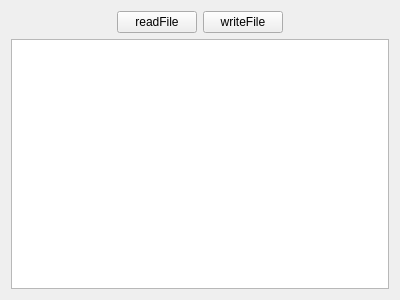
<?xml version="1.0" encoding="UTF-8"?>
<ui version="4.0">
 <class>MainWidget</class>
 <widget class="QWidget" name="MainWidget">
  <property name="geometry">
   <rect>
    <x>0</x>
    <y>0</y>
    <width>400</width>
    <height>300</height>
   </rect>
  </property>
  <property name="windowTitle">
   <string>MainWidget</string>
  </property>
  <layout class="QGridLayout" name="gridLayout">
   <item row="0" column="0">
    <spacer name="horizontalSpacer">
     <property name="orientation">
      <enum>Qt::Horizontal</enum>
     </property>
     <property name="sizeHint" stdset="0">
      <size>
       <width>104</width>
       <height>20</height>
      </size>
     </property>
    </spacer>
   </item>
   <item row="0" column="1">
    <widget class="QPushButton" name="readFileButton">
     <property name="text">
      <string>readFile</string>
     </property>
    </widget>
   </item>
   <item row="0" column="2">
    <widget class="QPushButton" name="writeFileButton">
     <property name="text">
      <string>writeFile</string>
     </property>
    </widget>
   </item>
   <item row="0" column="3">
    <spacer name="horizontalSpacer_2">
     <property name="orientation">
      <enum>Qt::Horizontal</enum>
     </property>
     <property name="sizeHint" stdset="0">
      <size>
       <width>104</width>
       <height>20</height>
      </size>
     </property>
    </spacer>
   </item>
   <item row="1" column="0" colspan="4">
    <widget class="QTextEdit" name="textEdit"/>
   </item>
  </layout>
 </widget>
 <layoutdefault spacing="6" margin="11"/>
 <resources/>
 <connections/>
</ui>
